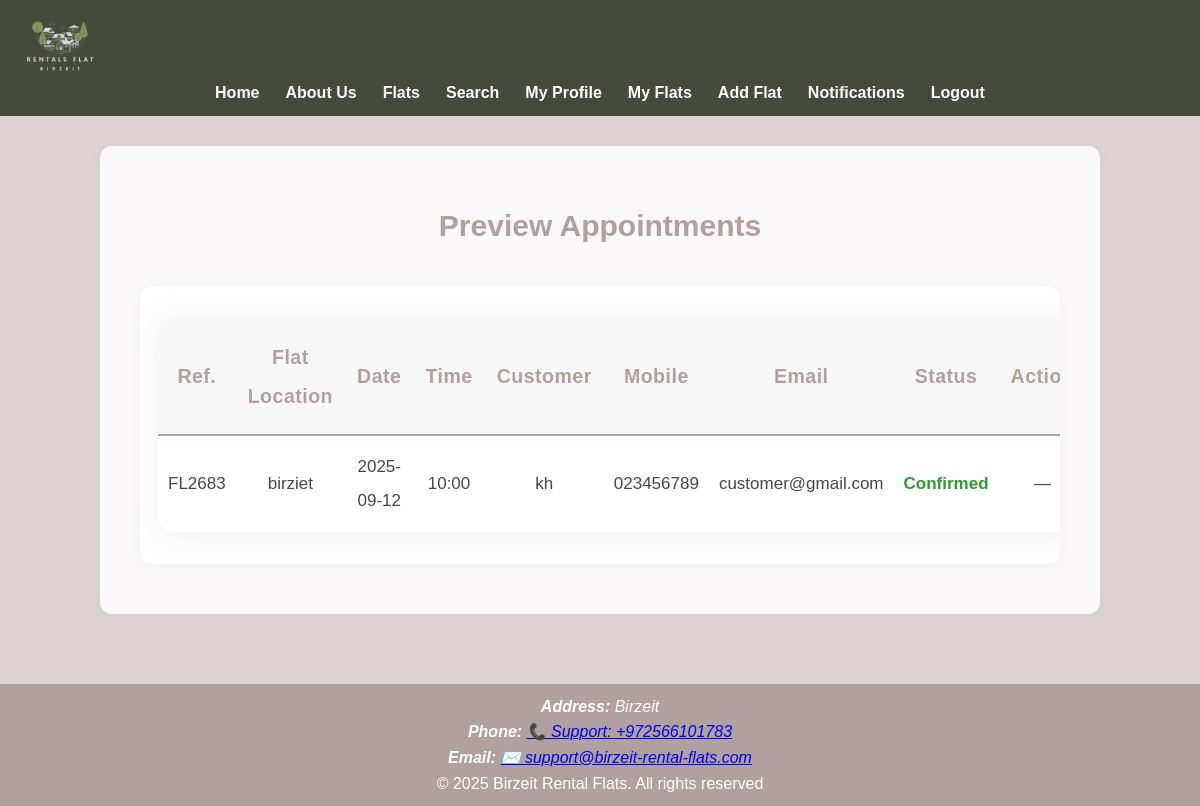
The page /owner/preview_appointments.php (signed in) on the database its author committed.
### tables this page shows
CREATE TABLE `appointments` (
  `id` int(11) NOT NULL,
  `customer_id` int(11) NOT NULL,
  `flat_id` int(11) NOT NULL,
  `appointment_date` date NOT NULL,
  `appointment_time` time NOT NULL,
  `is_confirmed` tinyint(1) DEFAULT 0
);

CREATE TABLE `flats` (
  `id` int(11) NOT NULL,
  `owner_id` int(11) NOT NULL,
  `location` varchar(255) NOT NULL,
  `address` text NOT NULL,
  `rent_cost` decimal(10,2) NOT NULL,
  `available_from` date NOT NULL,
  `available_to` date NOT NULL,
  `bedrooms` int(11) NOT NULL,
  `bathrooms` int(11) NOT NULL,
  `size_sqm` float DEFAULT NULL,
  `has_heating` tinyint(1) DEFAULT NULL,
  `has_air_conditioning` tinyint(1) DEFAULT NULL,
  `has_access_control` tinyint(1) DEFAULT NULL,
  `has_parking` tinyint(1) DEFAULT NULL,
  `backyard_type` enum('individual','shared','none') DEFAULT NULL,
  `has_playground` tinyint(1) DEFAULT NULL,
  `has_storage` tinyint(1) DEFAULT NULL,
  `description` text DEFAULT NULL,
  `is_furnished` tinyint(1) DEFAULT NULL,
  `is_approved` tinyint(1) DEFAULT 0,
  `reference_number` char(6) DEFAULT NULL
);

CREATE TABLE `customers` (
  `id` int(11) NOT NULL,
  `user_id` int(11) NOT NULL,
  `national_id` varchar(20) NOT NULL,
  `name` varchar(100) NOT NULL,
  `address` varchar(255) NOT NULL,
  `date_of_birth` date NOT NULL,
  `email` varchar(100) NOT NULL,
  `mobile_number` varchar(20) DEFAULT NULL,
  `telephone_number` varchar(20) DEFAULT NULL,
  `customer_id` char(9) DEFAULT NULL
);

### owner/preview_appointments.php (the view, shortened to what this page needs)
<?php
$pdo = getDatabaseConnection();
$user_id = (int)$_SESSION['user']['id'];
$stmt = $pdo->prepare("SELECT id FROM owners WHERE user_id = :uid");
$stmt->execute([':uid' => $user_id]);
$ownerRow = $stmt->fetch();
$owner_id = (int)$ownerRow['id'];
$query = "
    SELECT
        a.id AS appointment_id,
        f.reference_number,
        f.location,
        a.appointment_date,
        a.appointment_time,
        a.is_confirmed,
        c.name  AS customer_name,
        c.mobile_number AS customer_mobile,
        c.email AS customer_email
    FROM appointments a
    JOIN flats f     ON a.flat_id = f.id
    JOIN customers c ON a.customer_id = c.id
    WHERE f.owner_id = :owner_id
    ORDER BY a.appointment_date DESC, a.appointment_time DESC
";
$stmt2 = $pdo->prepare($query);
$stmt2->execute([':owner_id' => $owner_id]);
$appointments = $stmt2->fetchAll();
?>
<!DOCTYPE html>
<html lang="en">
<head>
    <link rel="stylesheet" href="../style.css">
</head>
<body>
<?php include __DIR__ . '/../includes/header.php'; ?>
<main class="container about-box">
    <h1>Preview Appointments</h1>
    <?php if (count($appointments) === 0): ?>
        <p class="no-appointments">No appointment requests yet.</p>
    <?php else: ?>
        <section class="search-results">
            <table class="search-table" aria-label="Appointments">
                <thead>
                    <tr>
                        <th>Ref.</th>
                        <th>Flat Location</th>
                        <th>Date</th>
                        <th>Time</th>
                        <th>Customer</th>
                        <th>Mobile</th>
                        <th>Email</th>
                        <th>Status</th>
                        <th>Action</th>
                    </tr>
                </thead>
                <tbody>
                <?php foreach ($appointments as $a): ?>
                    <tr>
                        <td><?= htmlspecialchars($a['reference_number']) ?></td>
                        <td><?= htmlspecialchars($a['location']) ?></td>
                        <td><?= htmlspecialchars($a['appointment_date']) ?></td>
                        <td><?= htmlspecialchars(substr($a['appointment_time'], 0, 5)) ?></td>
                        <td><?= htmlspecialchars($a['customer_name']) ?></td>
                        <td><?= htmlspecialchars($a['customer_mobile']) ?></td>
                        <td><?= htmlspecialchars($a['customer_email']) ?></td>
                        <td>
                            <?php if ($a['is_confirmed']): ?>
                                <span class="status-confirmed">Confirmed</span>
                            <?php else: ?>
                                <span class="status-pending">Pending</span>
                            <?php endif; ?>
                        </td>
                        <td>
                          <?php if (!$a['is_confirmed']): ?>
                            <div class="actions">
                              <form method="post" action="preview_appointments.php">
                                <?php csrf_field(); ?>
                                <input type="hidden" name="accept" value="<?= (int)$a['appointment_id'] ?>">
                                <button type="submit" class="btn-accept">Accept</button>
                              </form>
                              <form method="post" action="preview_appointments.php" onsubmit="return confirm('Reject this appointment?');">
                                <?php csrf_field(); ?>
                                <input type="hidden" name="reject" value="<?= (int)$a['appointment_id'] ?>">
                                <button type="submit" class="btn-reject">Reject</button>
                              </form>
                            </div>
                          <?php else: ?>
                            <span>—</span>
                          <?php endif; ?>
                        </td>
                    </tr>
                <?php endforeach; ?>
                </tbody>
            </table>
        </section>
    <?php endif; ?>
</main>
<?php include __DIR__ . '/../includes/footer.php'; ?>
</body>
</html>

### style.css (style rules this page uses)
:root { --dark-brown: #b1a0a0; --deep-olive: #454a3a; --soft-pink: #ddd2d2; --light-beige: #c4bdbd; --text-gray: #484545; --white: #fff; --primary-color: #b1a0a0; --primary-hover: #454a3a; --accent-color: #c4bdbd; --text-color: #484545; --header-bg: #454a3a; --footer-bg: #b1a0a0; --border-radius: 12px; --box-shadow: 0 2px 12px #8881; --main-bg-color: #ddd2d2; --font-main: 'Arial', sans-serif; --font-size: 16px; --transition-speed: 0.3s; }
* { box-sizing: border-box; margin: 0; padding: 0; }
body { font-family: var(--font-main); font-size: var(--font-size); background-color: var(--main-bg-color); color: var(--text-color); line-height: 1.6; }
.container { max-width: 1200px; margin: auto; padding: 0px; }
.about-box { position: relative; background-color: rgba(255,255,255,0.85); padding: 50px 40px; margin: 30px auto; border-radius: var(--border-radius); box-shadow: var(--box-shadow); font-size: 20px; line-height: 2; color: var(--text-color); text-align: center; max-width: 1000px; z-index: 2; }
.about-box h1, .about-box h2 { font-size: 30px; color: var(--primary-color); margin-bottom: 20px; }
.search-results { display: flex; flex-direction: column; align-items: center; background: var(--white); padding: 32px 18px; border-radius: var(--border-radius); margin-top: 30px; box-shadow: var(--box-shadow); width: 100%; min-height: 150px; }
.search-table { border-collapse: collapse; width: 90%; max-width: 900px; margin: 0 auto; background: var(--white); }
.search-table th, .search-table td { border: 1px solid #e0e0e0; text-align: center; padding: 10px 14px; vertical-align: middle; }
.search-table th { font-weight: bold; color: var(--primary-color); background: #f7f7f7; border-bottom: 2px solid #b1a0a0; cursor: pointer; }
main { flex: 3; }
.search-results { display: flex; flex-direction: column; align-items: center; background: var(--white); padding: 32px 18px; border-radius: var(--border-radius); margin-top: 30px; box-shadow: var(--box-shadow); width: 100%; min-height: 150px; overflow-x: auto; }
.search-table { border-collapse: separate; border-spacing: 0; width: 100%; max-width: 1000px; margin: 0 auto; background: var(--white); font-size: 17px; box-shadow: 0 3px 28px #c4bdbd40; border-radius: 16px; overflow: hidden; table-layout: auto; }
.search-table th, .search-table td { border: none; text-align: center; vertical-align: middle; padding: 18px 12px 16px 12px; transition: background 0.2s; font-size: 1em; }
.search-table th { font-weight: 800; color: var(--primary-color); background: #f7f7f7; border-bottom: 2.5px solid var(--primary-color); font-size: 1.15em; letter-spacing: 0.5px; padding-top: 20px; padding-bottom: 18px; }
.search-table thead th:first-child { border-top-left-radius: 14px; }
.search-table thead th:last-child { border-top-right-radius: 14px; }
.search-table tbody tr:last-child td:first-child { border-bottom-left-radius: 14px; }
.search-table tbody tr:last-child td:last-child { border-bottom-right-radius: 14px; }
.search-table td { color: var(--text-gray); font-weight: 500; padding: 14px 10px; background: transparent; }
html, body { height: 100%; min-height: 100%; }
body { min-height: 100vh; display: flex; flex-direction: column; }
main.container { flex: 1 0 auto; }
.status-confirmed { color: #319a34 !important; font-weight: bold; }

### rows shown on the page
appointments: flat.reference_number "FL2683", flat.location "birziet", appointment_date "2025-09-12", appointment_time "10:00", customer.name "kh", customer.mobile_number "023456789", customer.email "customer@gmail.com", is_confirmed "Confirmed"
